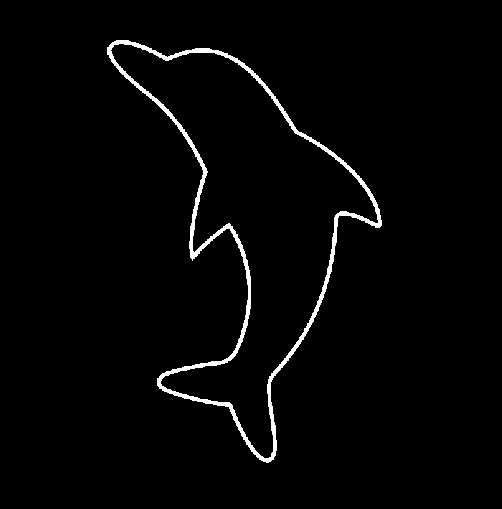
#> input picture distance_transform/Dolphin.bmp, 502 x 509 px
$ python -i Assignment1.py   (imports and definitions only)
#> lines starting #> are read from the running program, lines starting #| are printed output that depends on the picture; after the words box and inside, x2 and y2 are one past the last pixel; in counts of white or black regions, pixels touching at a corner belong together
from PIL import Image

# DISTANCE TRANSFORM ALGORITHM
def city_block(img):
#> called with img = 'Dolphin.bmp'
    image = Image.open(img)
#> image is the input picture: PIL image 502x509 L; 2.1% white; 1 white region, box (x1, y1, x2, y2) and area: (107, 40, 382, 463) 5421
    image_copy = image.copy()
    image_copy = image_copy.convert("L")
    width, height = image_copy.size
#> width = 502; height = 509

    # Step one. Change 0's to infinity and 255 to 0.
    for i in range (0, width):
        for j in range (0, height):
            pixel_value = image_copy.getpixel((i, j))
            if(pixel_value == 255):
                image_copy.putpixel((i,j), 0)
            else:
                image_copy.putpixel((i,j), 255)

    #First pass
    distance_array = [0,0,0,0]
    for i in range(1, width):
        for j in range(1, height-1):
            center_pixel_value = image_copy.getpixel((i,j))
            distance_array[0] = image_copy.getpixel((i-1, j-1)) + 2
            distance_array[1] = image_copy.getpixel((i, j-1)) + 1
            distance_array[2] = image_copy.getpixel((i-1, j)) + 1
            distance_array[3] = image_copy.getpixel((i-1,j+1)) + 2
            selected_value = min(min(distance_array), center_pixel_value)
            image_copy.putpixel((i,j), selected_value)
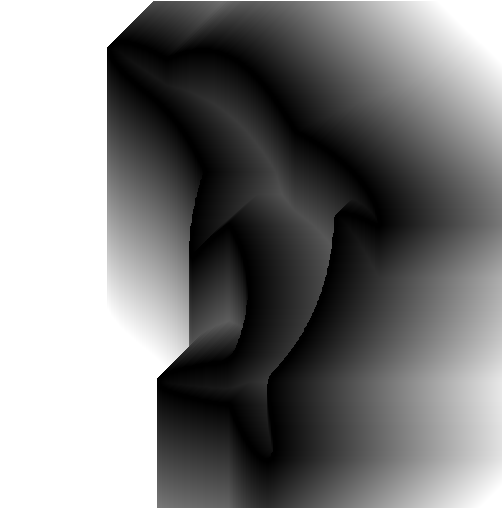
#> image_copy: PIL image 502x509 L; min 0, max 255, mean 128.2
#> after the loop, distance_array = [257, 256, 256, 257]

    image_copy.show()
    image_copy_first_pass = image_copy.copy()
    for i in range(width-2,-1, -1):
        for j in range(height-2, 0, -1):
            center_pixel_value = image_copy_first_pass.getpixel((i,j))
            distance_array[0] = image_copy_first_pass.getpixel((i+1, j+1)) + 2
            distance_array[1] = image_copy_first_pass.getpixel((i, j+1)) + 1
            distance_array[2] = image_copy_first_pass.getpixel((i+1, j)) + 1
            distance_array[3] = image_copy_first_pass.getpixel((i+1,j-1)) + 2
            selected_value = min(min(distance_array), center_pixel_value)
            image_copy_first_pass.putpixel((i,j), selected_value)
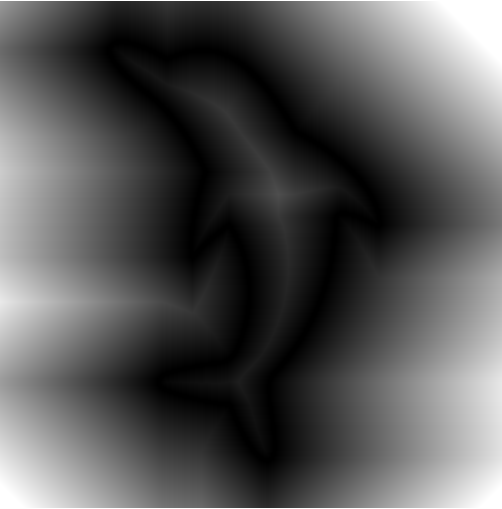
#> image_copy_first_pass: PIL image 502x509 L; min 0, max 255, mean 86.4
#> after the loop, distance_array = [153, 153, 153, 257]

    image_copy_first_pass.show()
    return image_copy_first_pass

def AverageFilter(image):

    img_gray = cv2.imread(image, cv2.IMREAD_GRAYSCALE)
    height,width = img_gray.shape

    outputimg = img_gray.copy()
    filterx = np.ones([2, 2], dtype = int)

    for i in range(1,height,2):
            for j in range (1,width,2):
                numberavg=(outputimg[i,j]*filterx[0,1]+(outputimg[i-1,j-1]*filterx[0,1])+(outputimg[i-1,j]*filterx[1,0])+(outputimg[i,j-1]*filterx[1,1]))
                numberavg=numberavg//4
                outputimg[i,j]=numberavg
                outputimg[i,j-1]=numberavg
                outputimg[i-1,j]=numberavg
                outputimg[i-1,j-1]=numberavg

    cv2.imshow('image', outputimg)

    cv2.waitKey(0)
    cv2.destroyAllWindows()

#AverageFilter('grayscaleImage.bmp')

#city_block("Dolphin.bmp")

>>> result = city_block('Dolphin.bmp')

$ run again, on distance_transform/Stars.bmp
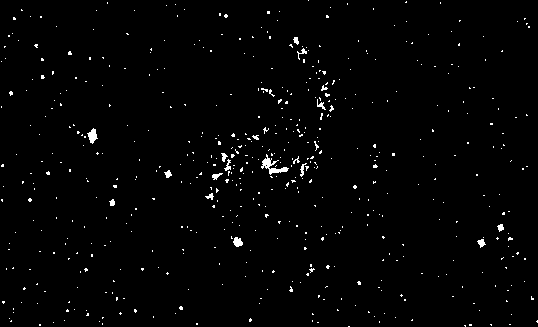
#> input picture distance_transform/Stars.bmp, 538 x 327 px
#> in city_block, image is the input picture: PIL image 538x327 1; 1.4% white in thin lines or dots
#> after the loop in city_block, `for i in range(1, width):`:
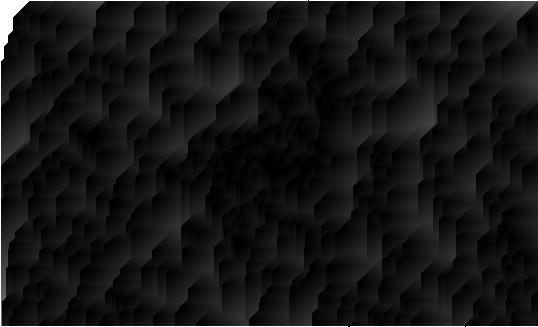
#> image_copy: PIL image 538x327 L; min 0, max 255, mean 20.7
#> after the loop in city_block, `for i in range(1, width):`: distance_array = [5, 3, 5, 257]
#> after the loop in city_block, `for i in range(width-2,-1, -1):`:
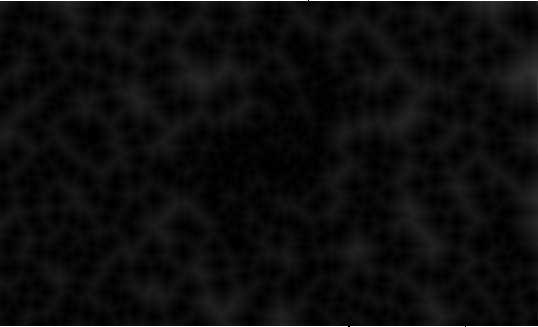
#> image_copy_first_pass: PIL image 538x327 L; min 0, max 255, mean 12.8
#> after the loop in city_block, `for i in range(width-2,-1, -1):`: distance_array = [29, 29, 29, 257]

$ run again, on distance_transform/Stars_1_City.png
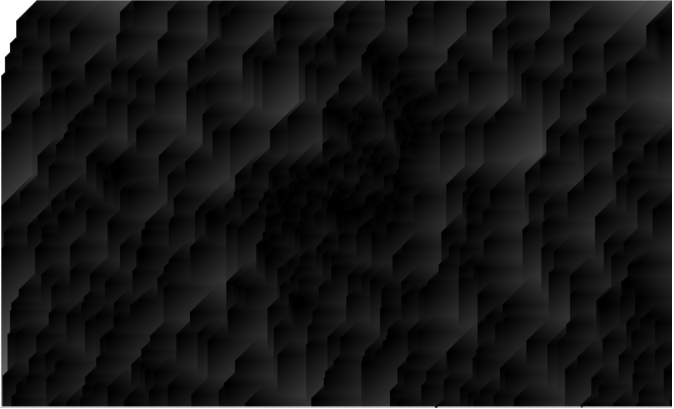
#> input picture distance_transform/Stars_1_City.png, 674 x 409 px
#> in city_block, image is the input picture: PIL image 674x409 RGBA; mean R, G, B, A 21.5, 21.5, 21.5, 255
#> after the loop in city_block, `for i in range(1, width):`:
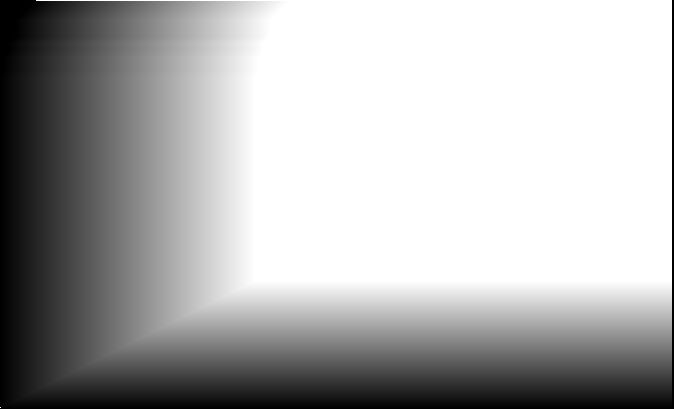
#> image_copy: PIL image 674x409 L; min 0, max 255, mean 175.2
#> after the loop in city_block, `for i in range(1, width):`: distance_array = [2, 1, 1, 2]
#> after the loop in city_block, `for i in range(width-2,-1, -1):`:
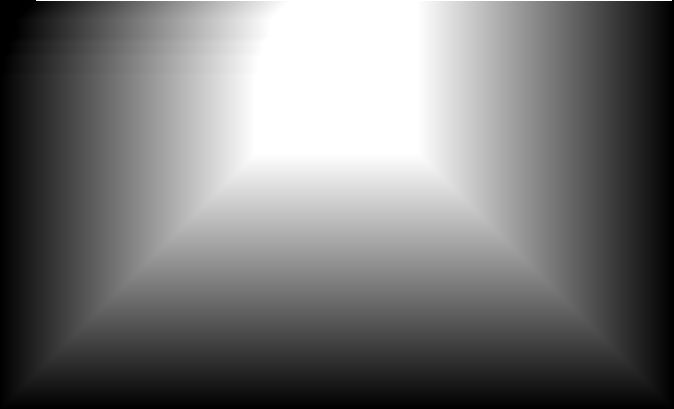
#> image_copy_first_pass: PIL image 674x409 L; min 0, max 255, mean 117.7
